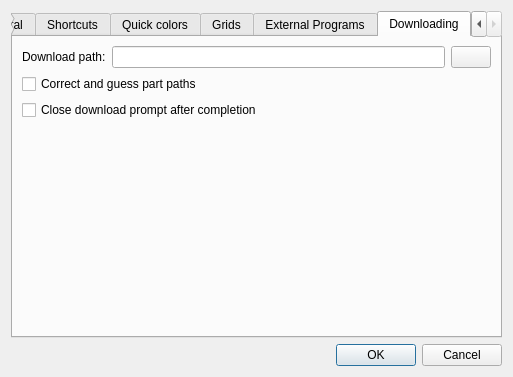
<?xml version="1.0" encoding="UTF-8"?>
<ui version="4.0">
 <class>ConfigUI</class>
 <widget class="QDialog" name="ConfigUI">
  <property name="geometry">
   <rect>
    <x>0</x>
    <y>0</y>
    <width>513</width>
    <height>377</height>
   </rect>
  </property>
  <property name="windowTitle">
   <string>Settings</string>
  </property>
  <property name="windowIcon">
   <iconset resource="../../ldforge.qrc">
    <normaloff>:/icons/settings.png</normaloff>:/icons/settings.png</iconset>
  </property>
  <layout class="QVBoxLayout" name="verticalLayout">
   <item>
    <widget class="QTabWidget" name="tabs">
     <property name="tabPosition">
      <enum>QTabWidget::North</enum>
     </property>
     <property name="currentIndex">
      <number>5</number>
     </property>
     <property name="elideMode">
      <enum>Qt::ElideNone</enum>
     </property>
     <property name="documentMode">
      <bool>false</bool>
     </property>
     <property name="tabsClosable">
      <bool>false</bool>
     </property>
     <property name="movable">
      <bool>false</bool>
     </property>
     <widget class="QWidget" name="tab">
      <attribute name="title">
       <string>General</string>
      </attribute>
      <layout class="QVBoxLayout" name="verticalLayout_2">
       <item>
        <widget class="QGroupBox" name="groupBox">
         <property name="title">
          <string>Colors</string>
         </property>
         <layout class="QVBoxLayout" name="verticalLayout_3" stretch="0">
          <item>
           <layout class="QFormLayout" name="formLayout">
            <property name="fieldGrowthPolicy">
             <enum>QFormLayout::ExpandingFieldsGrow</enum>
            </property>
            <item row="0" column="0">
             <widget class="QLabel" name="label">
              <property name="whatsThis">
               <string/>
              </property>
              <property name="text">
               <string>Main color:</string>
              </property>
             </widget>
            </item>
            <item row="0" column="1">
             <widget class="QPushButton" name="mainColorButton">
              <property name="whatsThis">
               <string>This color is used for the main color.</string>
              </property>
              <property name="text">
               <string/>
              </property>
              <property name="icon">
               <iconset resource="../../ldforge.qrc">
                <normaloff>:/icons/colorselect.png</normaloff>:/icons/colorselect.png</iconset>
              </property>
             </widget>
            </item>
            <item row="1" column="0">
             <widget class="QLabel" name="label_3">
              <property name="whatsThis">
               <string/>
              </property>
              <property name="text">
               <string>Main color alpha:</string>
              </property>
             </widget>
            </item>
            <item row="1" column="1">
             <widget class="QSlider" name="mainColorAlpha">
              <property name="whatsThis">
               <string>Opacity of main color in the viewport.</string>
              </property>
              <property name="minimum">
               <number>1</number>
              </property>
              <property name="maximum">
               <number>10</number>
              </property>
              <property name="orientation">
               <enum>Qt::Horizontal</enum>
              </property>
              <property name="tickPosition">
               <enum>QSlider::TicksAbove</enum>
              </property>
              <property name="tickInterval">
               <number>1</number>
              </property>
             </widget>
            </item>
            <item row="2" column="0">
             <widget class="QLabel" name="label_2">
              <property name="whatsThis">
               <string/>
              </property>
              <property name="text">
               <string>Background:</string>
              </property>
             </widget>
            </item>
            <item row="2" column="1">
             <widget class="QPushButton" name="backgroundColorButton">
              <property name="whatsThis">
               <string>This is the background color for the viewport.</string>
              </property>
              <property name="text">
               <string/>
              </property>
              <property name="icon">
               <iconset resource="../../ldforge.qrc">
                <normaloff>:/icons/colorselect.png</normaloff>:/icons/colorselect.png</iconset>
              </property>
             </widget>
            </item>
           </layout>
          </item>
         </layout>
        </widget>
       </item>
       <item>
        <layout class="QFormLayout" name="formLayout_2">
         <property name="fieldGrowthPolicy">
          <enum>QFormLayout::ExpandingFieldsGrow</enum>
         </property>
         <item row="0" column="0">
          <widget class="QLabel" name="label_5">
           <property name="whatsThis">
            <string/>
           </property>
           <property name="text">
            <string>Line thickness:</string>
           </property>
          </widget>
         </item>
         <item row="0" column="1">
          <layout class="QHBoxLayout" name="horizontalLayout">
           <item>
            <widget class="QSlider" name="lineThickness">
             <property name="whatsThis">
              <string>How thick lines should be drawn in the viewport.</string>
             </property>
             <property name="minimum">
              <number>1</number>
             </property>
             <property name="maximum">
              <number>8</number>
             </property>
             <property name="orientation">
              <enum>Qt::Horizontal</enum>
             </property>
             <property name="tickPosition">
              <enum>QSlider::TicksAbove</enum>
             </property>
             <property name="tickInterval">
              <number>1</number>
             </property>
            </widget>
           </item>
           <item>
            <widget class="QLabel" name="label_6">
             <property name="text">
              <string>#</string>
             </property>
            </widget>
           </item>
          </layout>
         </item>
        </layout>
       </item>
       <item>
        <widget class="QCheckBox" name="colorizeObjects">
         <property name="whatsThis">
          <string>Makes colored objects (non-16 and 24) appear colored in the list view. A red triangle will, for instance, have its entry written in red text. This can be useful to locate colored objects.</string>
         </property>
         <property name="text">
          <string>Colorize objects in list view</string>
         </property>
        </widget>
       </item>
       <item>
        <widget class="QCheckBox" name="colorBFC">
         <property name="whatsThis">
          <string>Polygons' front sides become green and back sides red.</string>
         </property>
         <property name="text">
          <string>Red/green BFC view (incomplete)</string>
         </property>
        </widget>
       </item>
       <item>
        <widget class="QCheckBox" name="blackEdges">
         <property name="whatsThis">
          <string>Makes all edgelines appear black. If this is not set, edge lines take their color as defined in LDConfig.ldr.</string>
         </property>
         <property name="text">
          <string>Black edges</string>
         </property>
        </widget>
       </item>
       <item>
        <widget class="QCheckBox" name="implicitFiles">
         <property name="text">
          <string>List implicitly loaded files</string>
         </property>
        </widget>
       </item>
      </layout>
     </widget>
     <widget class="QWidget" name="tab_2">
      <attribute name="title">
       <string>Shortcuts</string>
      </attribute>
      <layout class="QHBoxLayout" name="horizontalLayout_3">
       <item>
        <widget class="QGroupBox" name="groupBox_2">
         <property name="whatsThis">
          <string>Here you can alter keyboard shortcuts for almost all LDForge actions. Only exceptions are the controls for the viewport. Use the set button to set a key shortcut, clear to remove it and reset to restore the shortcut to its default value.

Shortcut changes apply immediately after closing this window.</string>
         </property>
         <property name="title">
          <string>Shortcuts</string>
         </property>
         <layout class="QHBoxLayout" name="horizontalLayout_5">
          <item>
           <widget class="QListWidget" name="shortcutsList">
            <property name="verticalScrollBarPolicy">
             <enum>Qt::ScrollBarAsNeeded</enum>
            </property>
           </widget>
          </item>
          <item>
           <layout class="QVBoxLayout" name="verticalLayout_4">
            <item>
             <widget class="QPushButton" name="shortcut_set">
              <property name="text">
               <string>Set</string>
              </property>
             </widget>
            </item>
            <item>
             <widget class="QPushButton" name="shortcut_reset">
              <property name="text">
               <string>Reset</string>
              </property>
              <property name="icon">
               <iconset resource="../../ldforge.qrc">
                <normaloff>:/icons/undo.png</normaloff>:/icons/undo.png</iconset>
              </property>
             </widget>
            </item>
            <item>
             <widget class="QPushButton" name="shortcut_clear">
              <property name="text">
               <string>Clear</string>
              </property>
              <property name="icon">
               <iconset resource="../../ldforge.qrc">
                <normaloff>:/icons/delete.png</normaloff>:/icons/delete.png</iconset>
              </property>
             </widget>
            </item>
            <item>
             <spacer name="verticalSpacer_2">
              <property name="orientation">
               <enum>Qt::Vertical</enum>
              </property>
              <property name="sizeHint" stdset="0">
               <size>
                <width>20</width>
                <height>40</height>
               </size>
              </property>
             </spacer>
            </item>
           </layout>
          </item>
         </layout>
        </widget>
       </item>
      </layout>
     </widget>
     <widget class="QWidget" name="tab_3">
      <attribute name="title">
       <string>Quick colors</string>
      </attribute>
      <layout class="QHBoxLayout" name="horizontalLayout_4">
       <item>
        <widget class="QGroupBox" name="groupBox_3">
         <property name="whatsThis">
          <string>Here you can alter the layout of the quick colors toolbar. Use the controls to add, remove or edit the colors used. You can also add separators in between colors.

Usually this contains MainColor, EdgeColor and some auxiliary colors used to group objects.</string>
         </property>
         <property name="title">
          <string>Quick colors</string>
         </property>
         <layout class="QHBoxLayout" name="horizontalLayout_6">
          <item>
           <widget class="QListWidget" name="quickColorList">
            <property name="verticalScrollBarPolicy">
             <enum>Qt::ScrollBarAsNeeded</enum>
            </property>
           </widget>
          </item>
          <item>
           <layout class="QVBoxLayout" name="verticalLayout_5">
            <item>
             <widget class="QPushButton" name="quickColor_add">
              <property name="text">
               <string>Add Color</string>
              </property>
              <property name="icon">
               <iconset resource="../../ldforge.qrc">
                <normaloff>:/icons/palette.png</normaloff>:/icons/palette.png</iconset>
              </property>
             </widget>
            </item>
            <item>
             <widget class="QPushButton" name="quickColor_addSep">
              <property name="text">
               <string>Add Separator</string>
              </property>
             </widget>
            </item>
            <item>
             <widget class="QPushButton" name="quickColor_edit">
              <property name="text">
               <string>Edit</string>
              </property>
              <property name="icon">
               <iconset resource="../../ldforge.qrc">
                <normaloff>:/icons/mode-draw.png</normaloff>:/icons/mode-draw.png</iconset>
              </property>
             </widget>
            </item>
            <item>
             <widget class="Line" name="line_2">
              <property name="orientation">
               <enum>Qt::Horizontal</enum>
              </property>
             </widget>
            </item>
            <item>
             <widget class="QPushButton" name="quickColor_moveUp">
              <property name="text">
               <string>Move Up</string>
              </property>
              <property name="icon">
               <iconset resource="../../ldforge.qrc">
                <normaloff>:/icons/arrow-up.png</normaloff>:/icons/arrow-up.png</iconset>
              </property>
             </widget>
            </item>
            <item>
             <widget class="QPushButton" name="quickColor_moveDown">
              <property name="text">
               <string>Move Down</string>
              </property>
              <property name="icon">
               <iconset resource="../../ldforge.qrc">
                <normaloff>:/icons/arrow-down.png</normaloff>:/icons/arrow-down.png</iconset>
              </property>
             </widget>
            </item>
            <item>
             <widget class="Line" name="line">
              <property name="orientation">
               <enum>Qt::Horizontal</enum>
              </property>
             </widget>
            </item>
            <item>
             <widget class="QPushButton" name="quickColor_remove">
              <property name="text">
               <string>Remove</string>
              </property>
              <property name="icon">
               <iconset resource="../../ldforge.qrc">
                <normaloff>:/icons/delete.png</normaloff>:/icons/delete.png</iconset>
              </property>
             </widget>
            </item>
            <item>
             <widget class="QPushButton" name="quickColor_clear">
              <property name="text">
               <string>Clear List</string>
              </property>
              <property name="icon">
               <iconset resource="../../ldforge.qrc">
                <normaloff>:/icons/delete.png</normaloff>:/icons/delete.png</iconset>
              </property>
             </widget>
            </item>
            <item>
             <spacer name="verticalSpacer_3">
              <property name="orientation">
               <enum>Qt::Vertical</enum>
              </property>
              <property name="sizeHint" stdset="0">
               <size>
                <width>20</width>
                <height>40</height>
               </size>
              </property>
             </spacer>
            </item>
           </layout>
          </item>
         </layout>
        </widget>
       </item>
      </layout>
     </widget>
     <widget class="QWidget" name="tab_4">
      <attribute name="title">
       <string>Grids</string>
      </attribute>
      <layout class="QVBoxLayout" name="verticalLayout_6">
       <item>
        <widget class="QGroupBox" name="grids">
         <property name="title">
          <string>Grids</string>
         </property>
        </widget>
       </item>
       <item>
        <spacer name="verticalSpacer">
         <property name="orientation">
          <enum>Qt::Vertical</enum>
         </property>
         <property name="sizeHint" stdset="0">
          <size>
           <width>20</width>
           <height>40</height>
          </size>
         </property>
        </spacer>
       </item>
      </layout>
     </widget>
     <widget class="QWidget" name="tab_5">
      <attribute name="title">
       <string>External Programs</string>
      </attribute>
      <layout class="QVBoxLayout" name="verticalLayout_9">
       <item>
        <widget class="QGroupBox" name="extProgs">
         <property name="whatsThis">
          <string>LDForge supports launching of several third-party utility tools; here you can set the file paths to these tools. Set the paths of the tools to the exe files.

Under Linux, you can also set the programs to be launched with Wine, so you can use Windows binaries here as well. You will obviously need Wine installed. A 'wine' command in PATH is necessary for this to work.</string>
         </property>
         <property name="title">
          <string>External Programs</string>
         </property>
        </widget>
       </item>
       <item>
        <spacer name="verticalSpacer_4">
         <property name="orientation">
          <enum>Qt::Vertical</enum>
         </property>
         <property name="sizeHint" stdset="0">
          <size>
           <width>20</width>
           <height>40</height>
          </size>
         </property>
        </spacer>
       </item>
      </layout>
     </widget>
     <widget class="QWidget" name="tab_6">
      <attribute name="title">
       <string>Downloading</string>
      </attribute>
      <layout class="QVBoxLayout" name="verticalLayout_7">
       <item>
        <layout class="QHBoxLayout" name="horizontalLayout_2">
         <item>
          <widget class="QLabel" name="label_4">
           <property name="text">
            <string>Download path:</string>
           </property>
          </widget>
         </item>
         <item>
          <widget class="QLineEdit" name="downloadPath"/>
         </item>
         <item>
          <widget class="QPushButton" name="findDownloadPath">
           <property name="text">
            <string/>
           </property>
           <property name="icon">
            <iconset resource="../../ldforge.qrc">
             <normaloff>:/icons/folder.png</normaloff>:/icons/folder.png</iconset>
           </property>
          </widget>
         </item>
        </layout>
       </item>
       <item>
        <widget class="QCheckBox" name="guessNetPaths">
         <property name="whatsThis">
          <string>&lt;p&gt;When this is set, LDForge tries to adjust and correct part paths based on the input. A full path given to the download prompt should be of form &lt;tt&gt;&quot;&amp;lt;dir&amp;gt;/&amp;lt;file&amp;gt;.dat&quot;&lt;/tt&gt; - with this set, input can be automatically completed.&lt;/p&gt;

&lt;p&gt;Examples:
&lt;ul&gt;
&lt;li&gt;3002 -&gt; parts/3002.dat&lt;/li&gt;
&lt;li&gt;3002.da -&gt; parts/3002.dat&lt;/li&gt;
&lt;li&gt;3002s01 -&gt; parts/s/3002s01.dat&lt;/li&gt;
&lt;li&gt;4-4cyli -&gt; p/4-4cyli.dat&lt;/li&gt;
&lt;/ul&gt;&lt;/p&gt;</string>
         </property>
         <property name="text">
          <string>Correct and guess part paths</string>
         </property>
        </widget>
       </item>
       <item>
        <widget class="QCheckBox" name="autoCloseNetPrompt">
         <property name="whatsThis">
          <string>If this is set, LDForge will close the download prompt after everything has been downloaded. The prompt will not be closed if a download has failed.</string>
         </property>
         <property name="text">
          <string>Close download prompt after completion</string>
         </property>
        </widget>
       </item>
       <item>
        <spacer name="verticalSpacer_5">
         <property name="orientation">
          <enum>Qt::Vertical</enum>
         </property>
         <property name="sizeHint" stdset="0">
          <size>
           <width>20</width>
           <height>40</height>
          </size>
         </property>
        </spacer>
       </item>
      </layout>
     </widget>
    </widget>
   </item>
   <item>
    <widget class="QDialogButtonBox" name="buttonBox">
     <property name="orientation">
      <enum>Qt::Horizontal</enum>
     </property>
     <property name="standardButtons">
      <set>QDialogButtonBox::Cancel|QDialogButtonBox::Ok</set>
     </property>
    </widget>
   </item>
  </layout>
 </widget>
 <resources>
  <include location="../../ldforge.qrc"/>
 </resources>
 <connections>
  <connection>
   <sender>buttonBox</sender>
   <signal>accepted()</signal>
   <receiver>ConfigUI</receiver>
   <slot>accept()</slot>
   <hints>
    <hint type="sourcelabel">
     <x>248</x>
     <y>254</y>
    </hint>
    <hint type="destinationlabel">
     <x>157</x>
     <y>274</y>
    </hint>
   </hints>
  </connection>
  <connection>
   <sender>buttonBox</sender>
   <signal>rejected()</signal>
   <receiver>ConfigUI</receiver>
   <slot>reject()</slot>
   <hints>
    <hint type="sourcelabel">
     <x>316</x>
     <y>260</y>
    </hint>
    <hint type="destinationlabel">
     <x>286</x>
     <y>274</y>
    </hint>
   </hints>
  </connection>
 </connections>
</ui>
